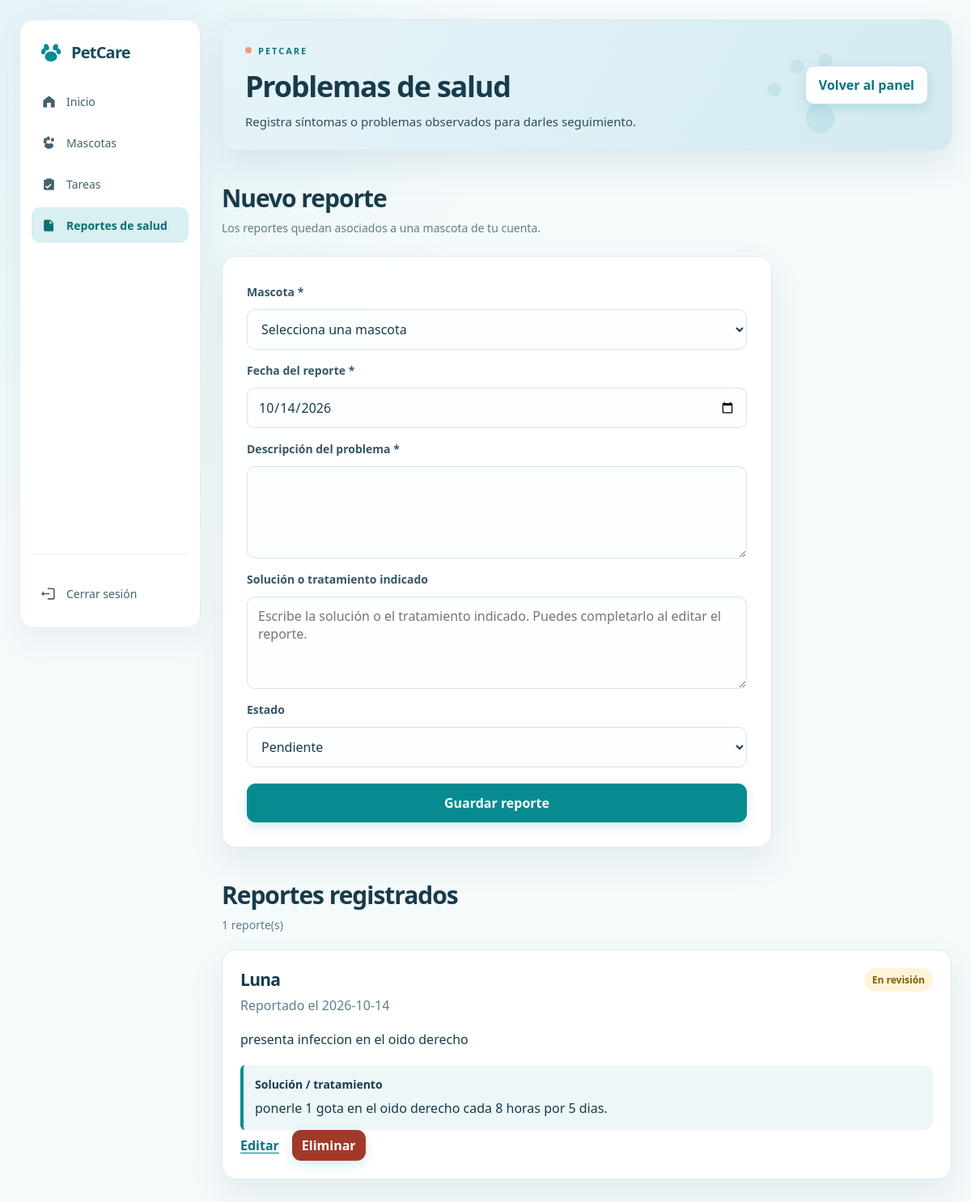
Screenshot of /problemas.php (signed in) with the database file from the repository.
### tables this page shows
CREATE TABLE `health_problems` (
  `id` bigint(20) unsigned NOT NULL AUTO_INCREMENT,
  `user_id` bigint(20) unsigned NOT NULL,
  `pet_id` bigint(20) unsigned NOT NULL,
  `reported_at` date NOT NULL,
  `description` text NOT NULL,
  `solution` text DEFAULT NULL,
  `status` varchar(20) NOT NULL DEFAULT 'pending',
  PRIMARY KEY (`id`),
  KEY `idx_health_problems_user_pet` (`user_id`,`pet_id`),
  KEY `idx_health_problems_user_status` (`user_id`,`status`),
  CONSTRAINT `fk_health_problems_pet_owner` FOREIGN KEY (`user_id`, `pet_id`) REFERENCES `pets` (`user_id`, `id`) ON DELETE CASCADE,
  CONSTRAINT `fk_health_problems_user` FOREIGN KEY (`user_id`) REFERENCES `users` (`id`) ON DELETE CASCADE
);

CREATE TABLE IF NOT EXISTS pets (
  id BIGINT UNSIGNED NOT NULL AUTO_INCREMENT,
  user_id BIGINT UNSIGNED NOT NULL,
  name VARCHAR(150) NOT NULL,
  `type` VARCHAR(80) NOT NULL,
  breed VARCHAR(120) NULL,
  birth_date DATE NULL,
  gender VARCHAR(30) NULL,
  photo VARCHAR(2048) NULL,
  notes TEXT NULL,
  PRIMARY KEY (id),
  UNIQUE KEY uq_pets_user_id_id (user_id, id),
  CONSTRAINT fk_pets_user
    FOREIGN KEY (user_id) REFERENCES users (id)
    ON DELETE CASCADE
);

### auth.php (called while the page is built, shortened)
<?php
function e(string $value): string
{
    return htmlspecialchars($value, ENT_QUOTES | ENT_SUBSTITUTE, 'UTF-8');
}

### problemas.php (the view, shortened to what this page needs)
<?php
require_once __DIR__ . '/auth.php';
$userId = (int) $_SESSION['user_id'];
$form = [
    'pet_id' => '',
    'reported_at' => date('Y-m-d'),
    'description' => '',
    'solution' => '',
    'status' => 'pending',
];
$petsStatement = $pdo->prepare('SELECT id, name FROM pets WHERE user_id = :user_id ORDER BY name');
$petsStatement->execute(['user_id' => $userId]);
$pets = $petsStatement->fetchAll();
$editingProblem = null;
$problemStatement = $pdo->prepare(
    'SELECT health_problems.id, health_problems.pet_id, health_problems.reported_at,
            health_problems.description, health_problems.solution,
            health_problems.status, pets.name AS pet_name
     FROM health_problems
     INNER JOIN pets ON pets.id = health_problems.pet_id
                   AND pets.user_id = health_problems.user_id
     WHERE health_problems.user_id = :user_id
     ORDER BY health_problems.reported_at DESC, health_problems.id DESC'
);
$problemStatement->execute(['user_id' => $userId]);
$problems = $problemStatement->fetchAll();
$statusLabels = [
    'pending' => 'Pendiente',
    'in_review' => 'En revisión',
    'resolved' => 'Resuelto',
];
?>
<!doctype html>
<html lang="es">
<head>
    <link rel="stylesheet" href="style.css?v=<?= filemtime(__DIR__ . '/style.css') ?>">
</head>
<body class="app-body">
    <div class="dashboard-frame">
    <?php require __DIR__ . '/app_sidebar.php'; ?>
    <main class="app-shell">
        <header class="topbar">
            <div>
                <p class="eyebrow">PETCARE</p>
                <h1>Problemas de salud</h1>
                <p class="muted">Registra síntomas o problemas observados para darles seguimiento.</p>
            </div>
            <a class="button-link" href="dashboard.php">Volver al panel</a>
        </header>
        <section class="section">
            <div class="section-heading">
                <div>
                    <h2><?= $editingProblem ? 'Editar reporte' : 'Nuevo reporte' ?></h2>
                    <p class="muted">Los reportes quedan asociados a una mascota de tu cuenta.</p>
                </div>
            </div>
            <?php if ($pets === []): ?>
                <div class="empty-state">
                    <p>Primero registra una mascota para poder asociar un reporte de salud.</p>
                    <a href="mascotas.php">Registrar mascota</a>
                </div>
            <?php else: ?>
                <form class="report-form" method="post" action="problemas.php<?= $editingProblem ? '?edit=' . (int) $editingProblem['id'] : '' ?>">
                    <label for="pet_id">Mascota *</label>
                    <select id="pet_id" name="pet_id" required>
                        <option value="">Selecciona una mascota</option>
                    </select>
                    <label for="reported_at">Fecha del reporte *</label>
                    <input id="reported_at" name="reported_at" type="date" value="<?= e($form['reported_at']) ?>" required>
                    <label for="description">Descripción del problema *</label>
                    <textarea id="description" name="description" rows="4" maxlength="10000" required><?= e($form['description']) ?></textarea>
                    <label for="solution">Solución o tratamiento indicado</label>
                    <textarea id="solution" name="solution" rows="4" maxlength="10000" placeholder="Escribe la solución o el tratamiento indicado. Puedes completarlo al editar el reporte."><?= e($form['solution']) ?></textarea>
                    <label for="status">Estado</label>
                    <select id="status" name="status">
                        <?php foreach ($statusLabels as $value => $label): ?>
                            <option value="<?= e($value) ?>" <?= $form['status'] === $value ? 'selected' : '' ?>><?= e($label) ?></option>
                        <?php endforeach; ?>
                    </select>
                    <button type="submit"><?= $editingProblem ? 'Guardar cambios' : 'Guardar reporte' ?></button>
                </form>
            <?php endif; ?>
        </section>
        <section class="section">
            <div class="section-heading">
                <div>
                    <h2>Reportes registrados</h2>
                    <p class="muted"><?= count($problems) ?> reporte(s)</p>
                </div>
            </div>
            <?php if ($problems === []): ?>
                <div class="empty-state">
                    <p>No hay reportes de salud registrados.</p>
                </div>
            <?php else: ?>
                <div class="card-grid">
                    <?php foreach ($problems as $problem): ?>
                        <article class="item-card">
                            <div class="item-heading">
                                <div>
                                    <h3><?= e($problem['pet_name']) ?></h3>
                                    <p class="muted">Reportado el <?= e($problem['reported_at']) ?></p>
                                </div>
                                <span class="badge status-<?= e($problem['status']) ?>">
                                    <?= e($statusLabels[$problem['status']] ?? $problem['status']) ?>
                                </span>
                            </div>
                            <p class="report-description"><?= nl2br(e($problem['description'])) ?></p>
                            <div class="solution-block">
                                <h4>Solución / tratamiento</h4>
                                <?php if ($problem['solution'] !== null && $problem['solution'] !== ''): ?>
                                    <p><?= nl2br(e($problem['solution'])) ?></p>
                                <?php else: ?>
                                    <p class="muted">Aún no se ha registrado una solución.</p>
                                <?php endif; ?>
                            </div>
                            <div class="report-actions">
                                <a href="problemas.php?edit=<?= (int) $problem['id'] ?>">Editar</a>
                                <form method="post" action="problemas.php" onsubmit="return confirm('¿Eliminar este reporte de salud?');">
                                    <button class="danger" type="submit">Eliminar</button>
                                </form>
                            </div>
                        </article>
                    <?php endforeach; ?>
                </div>
            <?php endif; ?>
        </section>
    </main>
    </div>
</body>
</html>

### app_sidebar.php (shortened to what this page needs)
<?php
$currentPage = basename($_SERVER['PHP_SELF'] ?? '');
$currentSection = isset($_GET['section']) && is_string($_GET['section'])
    ? $_GET['section']
    : 'home';
$navigationItems = [
    [
        'href' => 'dashboard.php',
        'label' => 'Inicio',
        'page' => 'dashboard.php',
        'section' => 'home',
        'icon' => 'm3 10 9-7 9 7v10a1 1 0 0 1-1 1h-5v-7H9v7H4a1 1 0 0 1-1-1V10Z',
    ],
    [
        'href' => 'dashboard.php?section=pets#mascotas',
        'label' => 'Mascotas',
        'page' => 'dashboard.php',
        'section' => 'pets',
        'icon' => 'M12 21c-3.7 0-7-2.2-7-5 0-2 1.8-3.5 4-3.5 1.1 0 2 .4 3 1.1 1-.7 1.9-1.1 3-1.1 2.2 0 4 1.5 4 3.5 0 2.8-3.3 5-7 5ZM6.5 10C5.1 10 4 8.7 4 7s1.1-3 2.5-3S9 5.3 9 7s-1.1 3-2.5 3Zm11 0C16.1 10 15 8.7 15 7s1.1-3 2.5-3S20 5.3 20 7s-1.1 3-2.5 3ZM11 8c-1.4 0-2.5-1.3-2.5-3S9.6 2 11 2s2.5 1.3 2.5 3S12.4 8 11 8Zm-5 5c-1.4 0-2.5-1.3-2.5-3S4.6 7 6 7s2.5 1.3 2.5 3S7.4 13 6 13Z',
    ],
    [
        'href' => 'tareas.php',
        'label' => 'Tareas',
        'page' => 'tareas.php',
        'section' => null,
        'icon' => 'M8 3h8v2h3a1 1 0 0 1 1 1v14a1 1 0 0 1-1 1H5a1 1 0 0 1-1-1V6a1 1 0 0 1 1-1h3V3Zm2 2h4V5h-4Zm-.4 11.2-2.1-2.1-1.4 1.4 3.5 3.5 6.3-6.3-1.4-1.4-4.9 4.9Z',
    ],
    [
        'href' => 'problemas.php',
        'label' => 'Reportes de salud',
        'page' => 'problemas.php',
        'section' => null,
        'icon' => 'M6 3h8l5 5v12a1 1 0 0 1-1 1H6a2 2 0 0 1-2-2V5a2 2 0 0 1 2-2Zm7 1.5V9h4.5ZM8 13h8v1.8H8Zm0 4h8v1.8H8Z',
    ],
];
?>
<aside class="app-sidebar" aria-label="Navegación principal">
    <a class="sidebar-brand" href="dashboard.php" aria-label="PetCare, inicio">
        <span>PetCare</span>
    </a>
    <nav class="sidebar-nav">
        <?php foreach ($navigationItems as $item): ?>
            <?php
            $isCurrentPage = $currentPage === $item['page']
                && ($item['section'] === null || $currentSection === $item['section']);
            ?>
            <a
                class="sidebar-nav-link<?= $isCurrentPage ? ' is-active' : '' ?>"
                href="<?= e($item['href']) ?>"
                <?= $isCurrentPage ? 'aria-current="page"' : '' ?>
            >
                <svg viewBox="0 0 24 24" aria-hidden="true"><path d="<?= e($item['icon']) ?>"/></svg>
                <span><?= e($item['label']) ?></span>
            </a>
        <?php endforeach; ?>
    </nav>
    <form class="sidebar-logout" method="post" action="logout.php">
        <button class="sidebar-nav-link" type="submit">
            <svg viewBox="0 0 24 24" aria-hidden="true"><path d="M10 3h9a2 2 0 0 1 2 2v14a2 2 0 0 1-2 2h-9v-2h9V5h-9V3ZM4 11h9v2H4v3l-4-4 4-4v3Z"/></svg>
            <span>Cerrar sesión</span>
        </button>
    </form>
</aside>

### rows the page displays
health_problems: pet.name "Luna", reported_at "2026-10-14", status "En revisión", description "presenta infeccion en el oido derecho", solution "ponerle 1 gota en el oido derecho cada 8 horas por 5 dias."

### other values shown
$item['label'] "Inicio"
$item['label'] "Mascotas"
$item['label'] "Tareas"
$item['label'] "Reportes de salud"
count($problems) "1"
form field status "Pendiente"
